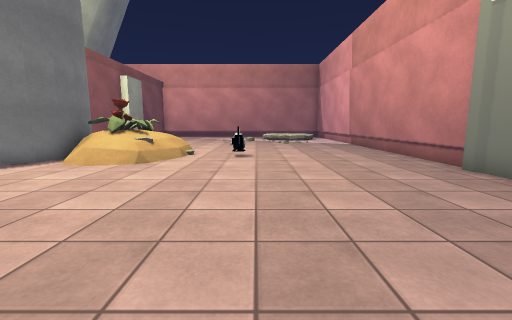
[1] (above)

12 first-person views from a walk through a 3-D level made in the Unity game engine. The camera is 1.2 m above the floor, tilts 8° down and sees 90° across. The floor is counted in squares, 1 m on a side. Each view is taken from the middle of a square. On the plan, view 1 faces up. The plan holds only what a view shows up to about 12 squares ahead; the rest is blank. The place goes on beyond the plan. The player is left out. Some surface patterns are stand-ins.

[2]
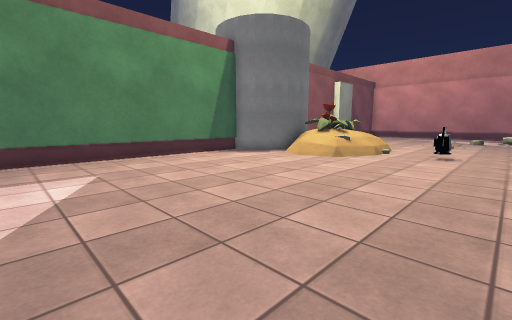

[3]
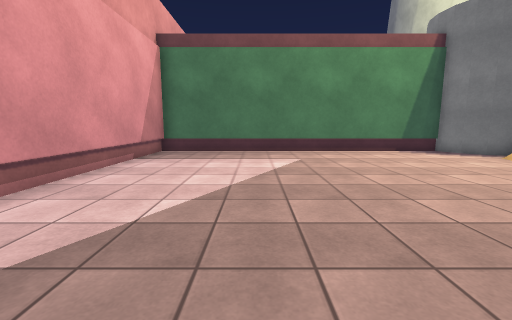

[4]
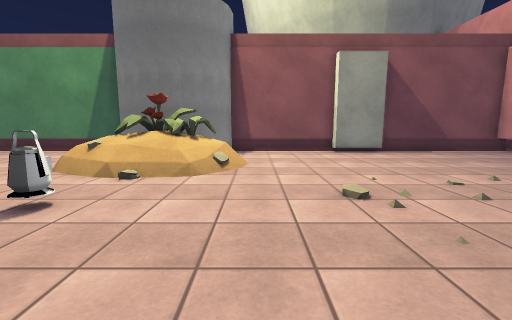

[5]
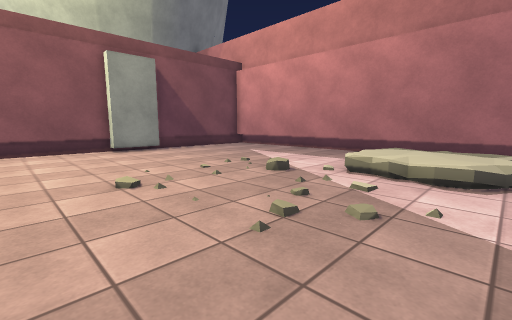

[6]
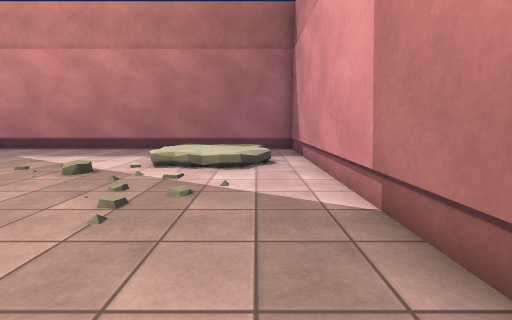

[7]
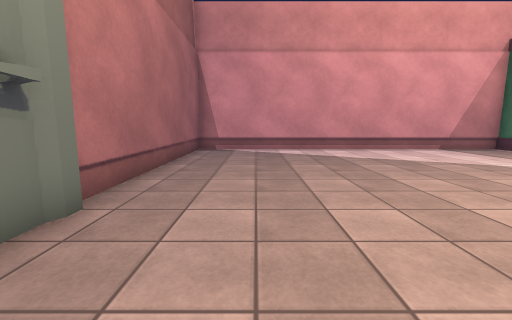

[8]
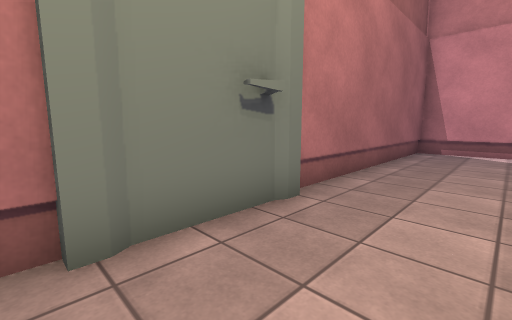

[9]
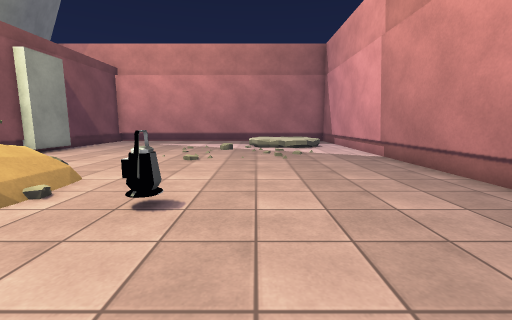

[10]
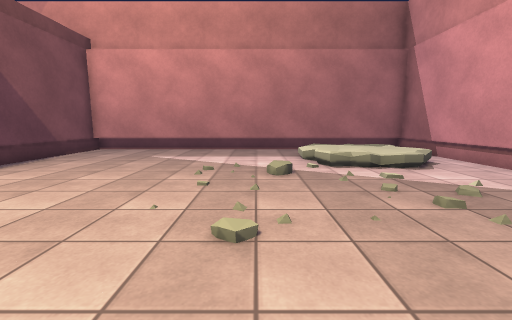

[11]
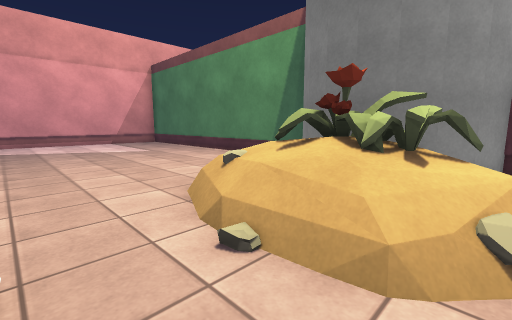

[12]
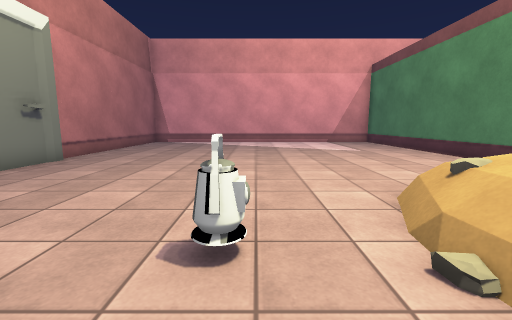

### Floor plan
Key: @ floor where view 1 was taken; # wall or solid block; . main floor; : floor 0.25 m higher than the main floor; + floor 0.5 m higher than the main floor; / step, stairs or slope; P plant; R rock; L lantern; O other object.
Columns run from 9 left of view 1 to 6 right of it. Each row starts with its distance up from view 1.
 24 ################
 23 #..........   .#
 22 #.........////.#
 21 #.........+++/.#
 20 #........./+++.#
 19 #.........////.#
 18 ##......./.....#
 17 ##.............#
 16 #..............#
 15 #..............#
 14 #..............#
 13 #..............#
 12 ##  PO.........#
 11  ## PPO........#
 10   ##PPR.L......#
  9   # PR:........#
  8  ##.OO.........#
  7 ##.............#
  6 #..............#
  5 #..............#
  4 #..............#
  3 #..............#
  2 #..............#
  1 #..............#
  0 #........@.....#
 -1 #..............#
 -2 #..............#
 -3 #..............#
 -4 #..............#
 -5 ################

Where each view was taken, in squares from view 1:
view 1: 0 up, 0 right, facing up
view 2: 1 down, 1 right, facing up-left
view 3: 1 down, 3 right, facing left
view 4: 13 up, 3 right, facing left
view 5: 13 up, 4 right, facing up-left
view 6: 12 up, 4 right, facing up
view 7: 7 up, 3 right, facing down
view 8: 7 up, 3 right, facing down-right
view 9: 6 up, 1 right, facing up
view 10: 12 up, 1 left, facing up
view 11: 12 up, 1 left, facing down-left
view 12: 12 up, 1 left, facing down
